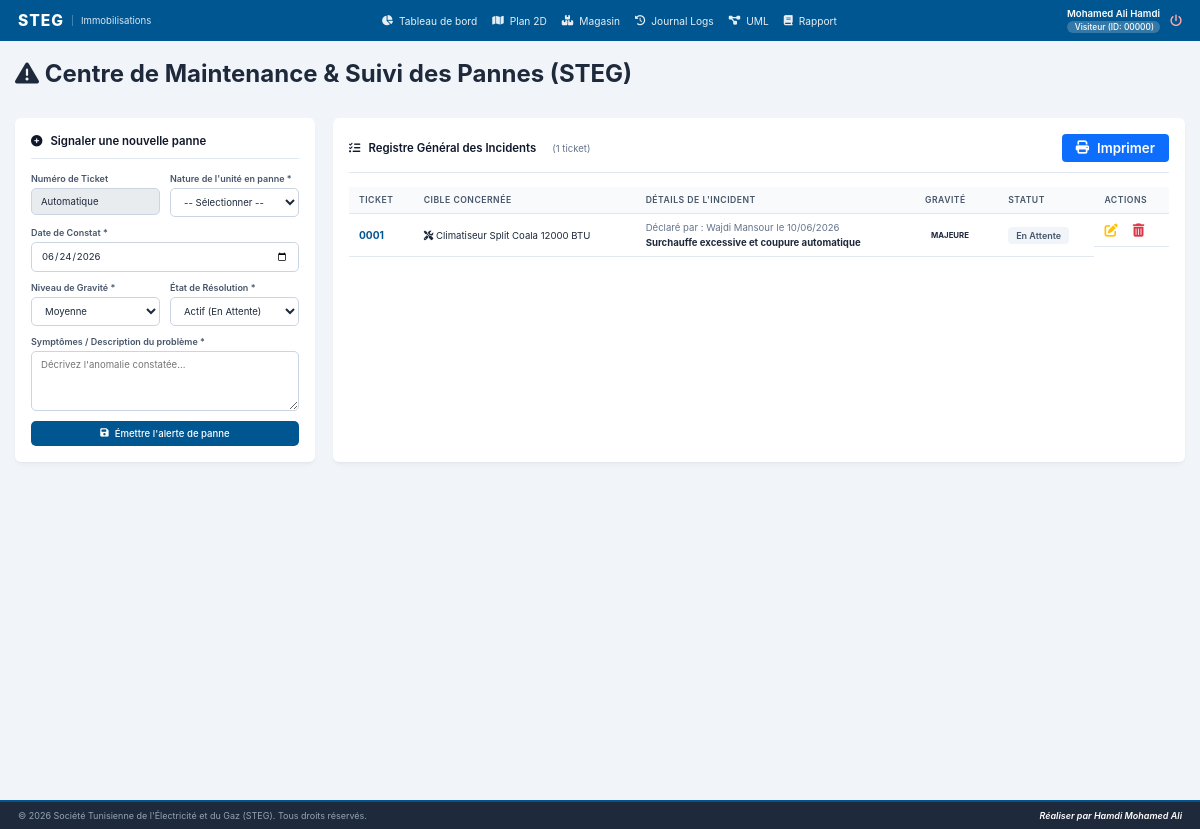
/code/views/gestion_panne.php (signed in), run on the app's committed database.
### tables this page shows
CREATE TABLE `pannes` (
  `idPanne` int(11) NOT NULL AUTO_INCREMENT,
  `description` varchar(255) NOT NULL,
  `dateDeclaration` date NOT NULL,
  `gravite` varchar(255) NOT NULL,
  `idUtilisateur` int(5) UNSIGNED ZEROFILL NOT NULL,
  `idEquip` int(11) DEFAULT NULL,
  `matriculeVoiture` varchar(9) DEFAULT NULL,
  PRIMARY KEY (`idPanne`)
);

CREATE TABLE `equipements` (
  `idEquip` int(11) NOT NULL AUTO_INCREMENT,
  `typeEquip` varchar(255) NOT NULL,
  `libelle` varchar(255) NOT NULL,
  PRIMARY KEY (`idEquip`)
);

CREATE TABLE `users` (
  `idUtilisateur` int(5) UNSIGNED ZEROFILL NOT NULL AUTO_INCREMENT,
  `nom` varchar(255) NOT NULL,
  `email` varchar(255) NOT NULL,
  `tel` varchar(15) NOT NULL,
  `motDePasse` varchar(255) NOT NULL,
  `idProfil` int(11) NOT NULL,
  `idLocalAssigne` int(11) DEFAULT NULL,
  `statut` tinyint(1) NOT NULL DEFAULT 1 COMMENT '1 = Active, 0 = Inactive',
  PRIMARY KEY (`idUtilisateur`),
  UNIQUE KEY `unique_email` (`email`)
);

### code/views/gestion_panne.php (the view, shortened to what this page needs)
<?php
require_once '../includes/header.php';
require_once '../includes/navbar.php';
require_once '../config/db.php';
$isEditMode = false;
$form_idPanne        = '';
$form_description    = '';
$form_dateDeclaration = date('Y-m-d');
$form_gravite        = 'Moyenne';
$form_statut         = 'actif';
$current_page = basename($_SERVER['PHP_SELF']);
$listePannes = [];
try {
    $listePannes = $pdo->query("
        SELECT p.*, u.nom, e.libelle AS nomEquip, e.typeEquip, v.marque, v.modele
        FROM pannes p
        LEFT JOIN users u ON p.idUtilisateur = u.idUtilisateur
        LEFT JOIN Equipements e ON p.idEquip = e.idEquip
        LEFT JOIN voitures v ON p.matriculeVoiture = v.matricule
        ORDER BY p.idPanne DESC
    ")->fetchAll(PDO::FETCH_ASSOC);
} catch (PDOException $e) {
    $errorMsg = "Impossible de charger le registre des pannes : " . $e->getMessage();
}
?>
<div class="users-wrapper">
    <div class="users-header">
        <h1><i class="fa-solid fa-triangle-exclamation"></i> Centre de Maintenance &amp; Suivi des Pannes (STEG)</h1>
    </div>
    <br>
    <div class="users-grid">
        <div class="users-card card-form">
            <h2>
                <i class="fa-solid <?= $isEditMode ? 'fa-pen-to-square' : 'fa-plus-circle' ?>"></i>
                <?= $isEditMode ? "Modifier le Ticket #" . sprintf('%04d', $form_idPanne) : "Signaler une nouvelle panne" ?>
            </h2>
            <hr>
            <form action="<?= htmlspecialchars($current_page) ?>" method="POST" class="steg-form">
                <div class="form-group-row">
                    <div class="form-control">
                        <label>Numéro de Ticket</label>
                        <input type="text" readonly style="background-color:#e9ecef;" value="<?= $isEditMode ? sprintf('%04d', $form_idPanne) : 'Automatique' ?>">
                    </div>
                    <div class="form-control">
                        <label for="typeCible">Nature de l'unité en panne *</label>
                        <select name="typeCible" id="typeCible" required onchange="handleTypeCibleChange()">
                            <option value="">-- Sélectionner --</option>
                        </select>
                    </div>
                </div>
                <div class="form-control">
                    <label for="dateDeclaration">Date de Constat *</label>
                    <input type="date" id="dateDeclaration" name="dateDeclaration" required value="<?= htmlspecialchars($form_dateDeclaration) ?>">
                </div>
                <div class="form-group-row">
                    <div class="form-control">
                        <label for="gravite">Niveau de Gravité *</label>
                        <select id="gravite" name="gravite" required>
                            <option value="Moyenne"  <?= $form_gravite === 'Moyenne'  ? 'selected' : '' ?>>Moyenne</option>
                        </select>
                    </div>
                    <div class="form-control">
                        <label for="statut">État de Résolution *</label>
                        <select id="statut" name="statut" required>
                            <option value="actif"    <?= $form_statut === 'actif'    ? 'selected' : '' ?>>Actif (En Attente)</option>
                        </select>
                    </div>
                </div>
                <div class="form-control">
                    <label for="description">Symptômes / Description du problème *</label>
                    <textarea id="description" name="description" required rows="4" placeholder="Décrivez l'anomalie constatée..."><?= htmlspecialchars($form_description) ?></textarea>
                </div>
                <button type="submit" class="btn btn-primary btn-block">
                    <i class="fa-solid fa-floppy-disk"></i>
                    <?= $isEditMode ? "Enregistrer les modifications" : "Émettre l'alerte de panne" ?>
                </button>
            </form>
        </div>
        <div class="users-card card-table">
            <div style="display:flex;justify-content:space-between;align-items:center;margin-bottom:10px;flex-wrap:wrap;gap:10px;">
                <h2 style="margin:0;">
                    <i class="fa-solid fa-list-check"></i> Registre Général des Incidents
                    <span style="font-size:0.8rem;color:#64748b;font-weight:400;margin-left:8px;">
                        (<?= count($listePannes) ?> ticket<?= count($listePannes) > 1 ? 's' : '' ?>)
                    </span>
                </h2>
                <div style="display:flex;align-items:center;gap:10px;">
                    <button type="button" onclick="window.print();" class="btn-print" style="background:#0d6efd;color:white;border:none;padding:6px 14px;border-radius:4px;font-weight:600;cursor:pointer;display:flex;align-items:center;gap:8px;">
                        <i class="fa-solid fa-print"></i> Imprimer
                    </button>
                </div>
            </div>
            <hr>
            <div class="table-scroll">
                <table class="steg-table">
                    <thead>
                        <tr>
                            <th>Ticket</th>
                            <th>Cible concernée</th>
                            <th>Détails de l'incident</th>
                            <th>Gravité</th>
                            <th>Statut</th>
                            <th class="btn-action">Actions</th>
                        </tr>
                    </thead>
                    <tbody id="pannes-table-body">
                        <?php foreach ($listePannes as $panne):
                            $targetType = !empty($panne['matriculeVoiture']) ? 'Vehicule' : 'Equipement';
                            $gravClass  = strtolower($panne['gravite'] ?? 'moyenne');
                            $statValue  = $panne['statut'] ?? 'actif';
                            $statMap    = [
                                'actif'    => ['en-attente', 'En Attente'],
                                'en_cours' => ['en-cours', 'En Cours'],
                                'resolu'   => ['résolu', 'Résolu']
                            ];
                            $resolvedStatus = $statMap[$statValue] ?? ['en-attente', htmlspecialchars($statValue)];
                        ?>
                        <tr>
                            <td class="cell-user-id"><strong><?= sprintf('%04d', $panne['idPanne']) ?></strong></td>
                            <td>
                                <?php if ($targetType === 'Vehicule'): ?>
                                    <span class="badge-role-type role-immobilisation" style="background-color: #e0f2fe; color: #0369a1;">
                                        <i class="fa-solid fa-car"></i> <?= htmlspecialchars($panne['matriculeVoiture']) ?>
                                    </span>
                                <?php else: ?>
                                    <span class="badge-role-type role-equipement">
                                        <i class="fa-solid fa-screwdriver-wrench"></i> <?= htmlspecialchars($panne['nomEquip'] ?? 'ID: '.$panne['idEquip']) ?>
                                    </span>
                                <?php endif; ?>
                            </td>
                            <td>
                                <div style="font-size:0.8rem; color:#64748b;">
                                    Déclaré par : <?= htmlspecialchars($panne['nom'] ?? 'Anonyme') ?> le <?= !empty($panne['dateDeclaration']) ? date('d/m/Y', strtotime($panne['dateDeclaration'])) : '' ?>
                                </div>
                                <div style="margin-top:4px;font-weight:bold;"><?= htmlspecialchars($panne['description'] ?? '') ?></div>
                            </td>
                            <td><span class="badge-grav severity-<?= $gravClass ?>"><?= htmlspecialchars($panne['gravite'] ?? 'Moyenne') ?></span></td>
                            <td><span class="badge-status status-<?= $resolvedStatus[0] ?>"><?= $resolvedStatus[1] ?></span></td>
                            <td class="btn-action" style="white-space:nowrap; display: flex; align-items: center;">
                                <a href="<?= htmlspecialchars($current_page) ?>?edit=<?= intval($panne['idPanne']) ?>" title="Modifier" style="color:#ffc107;margin-right:15px;font-size:1.1rem; text-decoration: none;">
                                    <i class="fa-solid fa-pen-to-square"></i>
                                </a>
                                <form action="<?= htmlspecialchars($current_page) ?>" method="POST" onsubmit="return confirm('Supprimer définitivement le ticket #<?= sprintf('%04d', $panne['idPanne']) ?> ?');" style="margin: 0; padding: 0;">
                                    <button type="submit" style="background: none; border: none; color: #dc3545; font-size: 1.1rem; cursor: pointer; padding: 0;">
                                        <i class="fa-solid fa-trash-can"></i>
                                    </button>
                                </form>
                            </td>
                        </tr>
                        <?php endforeach; ?>
                    </tbody>
                </table>
            </div>
        </div>
    </div>
</div>
<?php require_once '../includes/footer.php'; ?>

### code/css/style.css (style rules this page uses)
:root { --primary-color: #005691; --primary-hover: #003d66; --success-color: #16a34a; --warning-color: #ca8a04; --danger-color: #dc2626; --accent-blue: #3b82f6; --text-dark: #1e293b; --text-light: #64748b; --text-muted: #94a3b8; --bg-main: #0f172a; --bg-card: #1e293b; --bg-light: #f1f5f9; --border-color: #334155; --border-light: #cbd5e1; --card-shadow: 0 3px 5px -1px rgba(0,0,0,0.05), 0 2px 3px -2px rgba(0,0,0,0.05); }
* { margin: 0; padding: 0; box-sizing: border-box; font-family: 'Inter', 'Segoe UI', Tahoma, Geneva, Verdana, sans-serif; }
html { font-size: 12px; }
body { background-color: var(--bg-main); color: var(--text-dark); min-height: 100vh; display: flex; flex-direction: column; }
.btn { display: inline-flex; align-items: center; justify-content: center; gap: 6px; padding: 7px 12px; font-size: 0.8rem; font-weight: 500; border-radius: 5px; border: none; cursor: pointer; transition: all 0.2s ease; text-decoration: none; }
.btn-primary { background-color: var(--primary-color); color: white; }
.btn-block { width: 100%; display: flex; }
.badge-status { padding: 3px 8px; border-radius: 4px; font-size: 0.75rem; font-weight: 600; display: inline-flex; align-items: center; gap: 4px; }
.status-en-attente { background-color: #f1f5f9; color: #475569; border-color: #cbd5e1; }
.badge-grav { padding: 2px 6px; border-radius: 3px; font-size: 0.65rem; font-weight: 700; display: inline-block; text-transform: uppercase; }
.steg-form .form-control, .form-group { display: flex; flex-direction: column; margin-bottom: 10px; }
.steg-form .form-control label, .form-group label { font-weight: 600; font-size: 0.75rem; margin-bottom: 4px; color: #475569; }
.steg-form input, .steg-form select, .steg-form textarea, .form-group input { width: 100%; padding: 7px 9px; border: 1px solid var(--border-light); border-radius: 5px; font-size: 0.8rem; color: var(--text-dark); outline: none; transition: border-color 0.2s; background-color: #fff; }
.steg-form textarea { resize: vertical; min-height: 60px; }
.form-group-row { display: flex; gap: 10px; flex-wrap: wrap; }
.form-group-row .form-control { flex: 1; min-width: 100px; }
.table-scroll, .table-responsive { overflow-x: auto; width: 100%; }
.steg-table, .dashboard-table { width: 100%; border-collapse: collapse; font-size: 0.8rem; text-align: left; }
.steg-table th, .steg-table td, .dashboard-table th, .dashboard-table td { padding: 8px 10px; border-bottom: 1px solid #e2e8f0; }
.steg-table th, .dashboard-table th { background-color: #f8fafc; color: #475569; font-weight: 600; font-size: 0.72rem; text-transform: uppercase; letter-spacing: 0.5px; }
.cell-code, .cell-user-id, .cell-id-local { font-family: 'Courier New', Courier, monospace; font-weight: 700; color: var(--primary-color); font-size: 0.85rem; }
.dashboard-wrapper, .immo-wrapper, .locaux-wrapper, .pannes-wrapper, .users-wrapper { max-width: 1300px; margin: 0 auto; }
.dashboard-grid, .immo-grid, .locaux-grid, .pannes-grid, .users-grid { display: grid; grid-template-columns: 300px 1fr; gap: 18px; margin-top: 15px; }
.dashboard-section, .immo-card, .locaux-card, .pannes-card, .users-card { background: white; border-radius: 6px; box-shadow: var(--card-shadow); padding: 16px; }
.dashboard-section h2, .immo-card h2, .locaux-card h2, .pannes-card h2, .users-card h2 { font-size: 0.95rem; color: #0f172a; font-weight: 600; display: flex; align-items: center; gap: 8px; }
.dashboard-section hr, .immo-card hr, .locaux-card hr, .pannes-card hr, .users-card hr { border: 0; height: 1px; background: #e2e8f0; margin: 10px 0 14px; }

### data on the page
pannes: idPanne "0001", idEquip.libelle "Climatiseur Split Coala 12000 BTU", idUtilisateur.nom "Wajdi Mansour", dateDeclaration "10/06/2026", description "Surchauffe excessive et coupure automatique", gravite "MAJEURE", resolvedStatus "En Attente"

### other printed values
$_SESSION['nom'] "Mohamed Ali Hamdi"
$_SESSION['labelProfil'] "Visiteur"
$userIdFormate "00000"
count($listePannes) "1"
